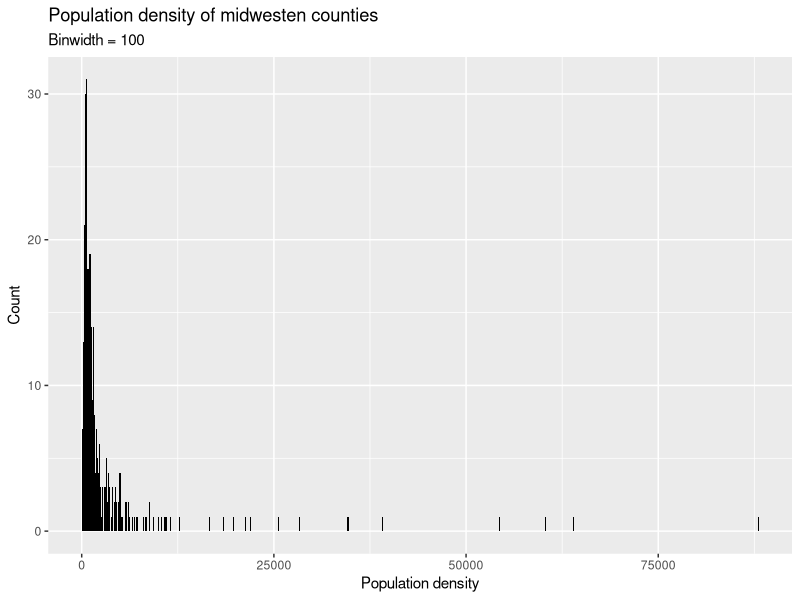
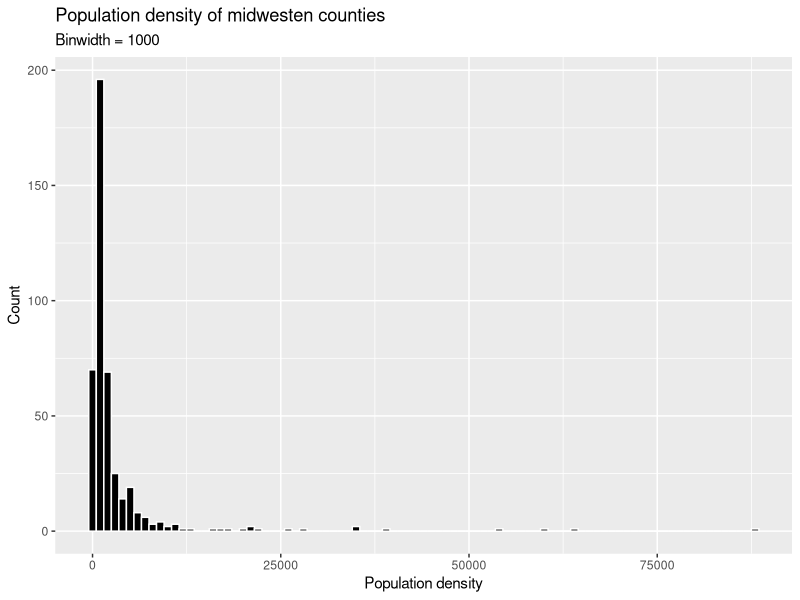
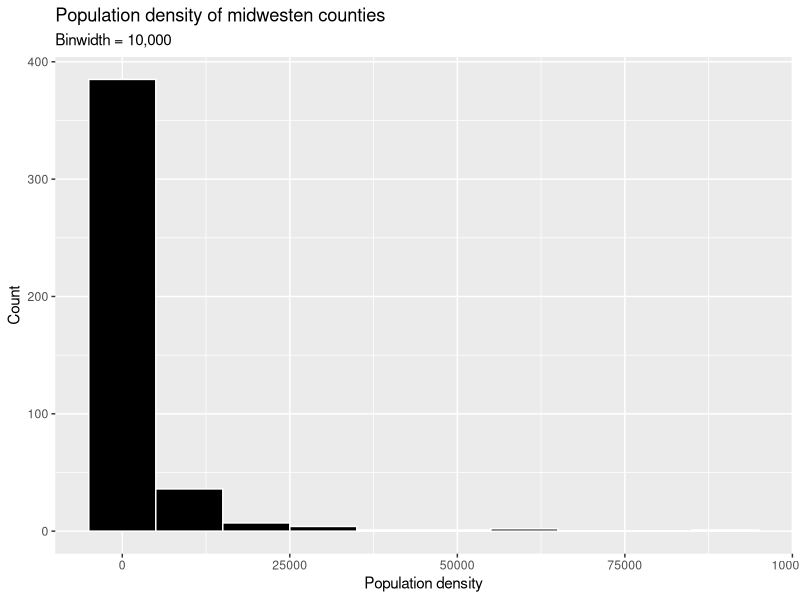
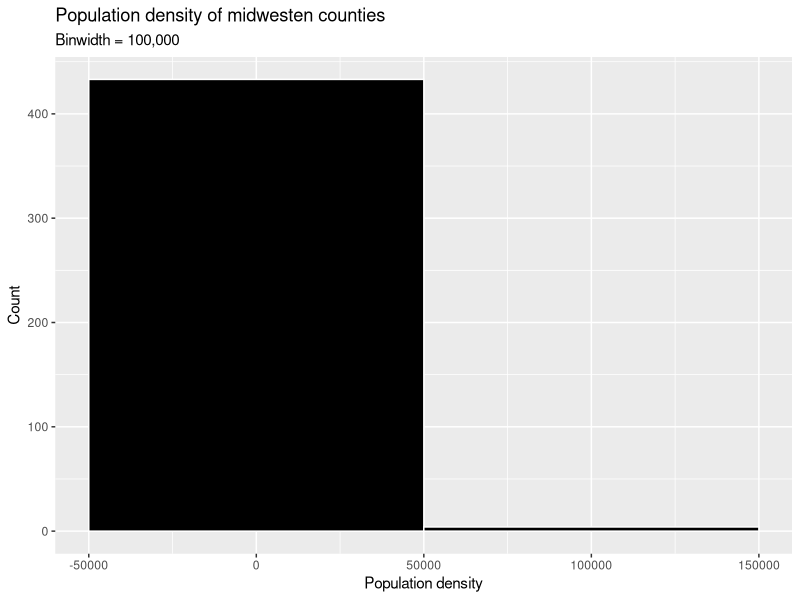
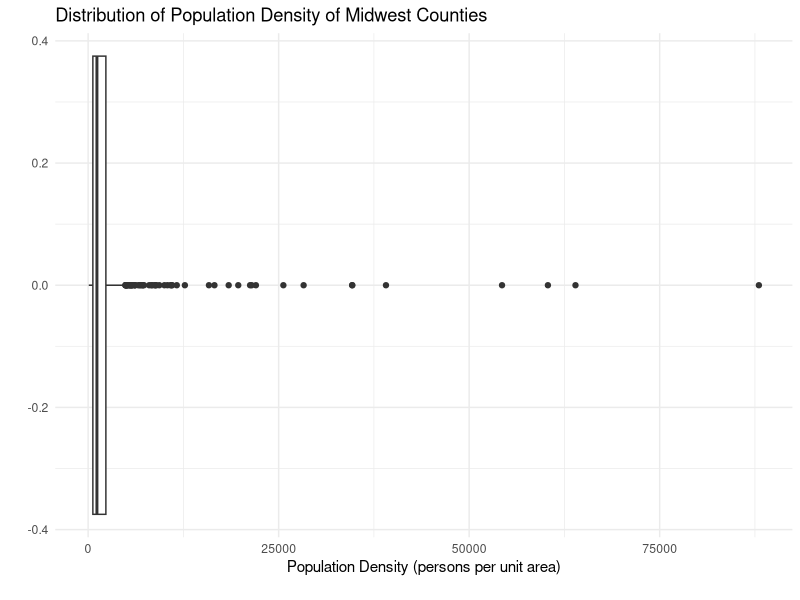
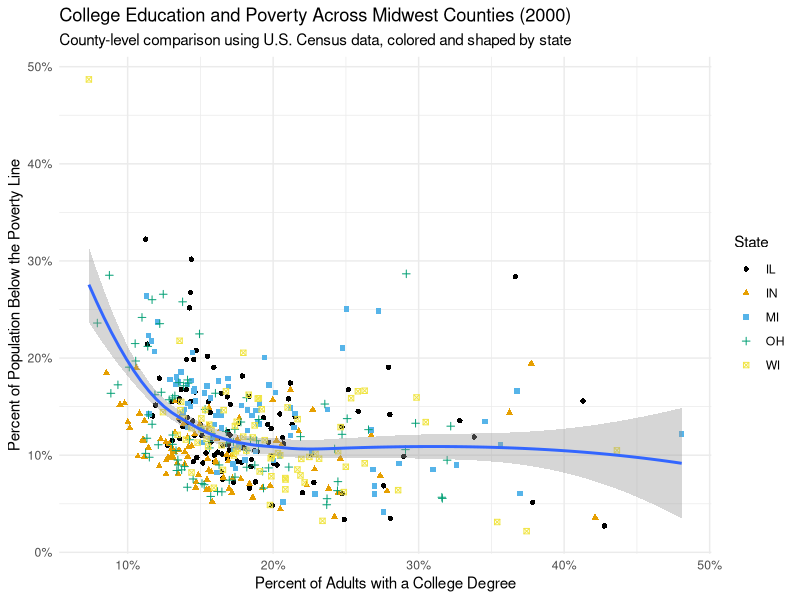

The R script that drew these images, in order:
## ---- chunk 1


library(tidyverse)
install.packages("ggthemes")
library(ggthemes)
midwest

## ---- chunk 2

ggplot(midwest, aes(x = popdensity)) +
  geom_histogram(binwidth = 100, fill= "black") +
  labs(
    x = "Population density",
    y = "Count",
    title = "Population density of midwesten counties",
    subtitle = "Binwidth = 100"
  )
        
## ---- chunk 3

ggplot(midwest, aes(x = popdensity)) +
  geom_histogram(binwidth = 1000, fill= "black", colour= "white") +
  labs(
    x = "Population density",
    y = "Count",
    title = "Population density of midwesten counties",
    subtitle = "Binwidth = 1000"
  )
        
## ---- chunk 4


ggplot(midwest, aes(x = popdensity)) +
  geom_histogram(binwidth = 10000,fill= "black", colour= "white") +
  labs(
    x = "Population density",
    y = "Count",
    title = "Population density of midwesten counties",
    subtitle = "Binwidth = 10,000"
  )
        
## ---- chunk 5


ggplot(midwest, aes(x = popdensity)) +
  geom_histogram(binwidth = 100000,fill= "black", colour= "white") +
  labs(
    x = "Population density",
    y = "Count",
    title = "Population density of midwesten counties",
    subtitle = "Binwidth = 100,000"
  )
        
## ---- chunk 6

ggplot(midwest, aes(x = popdensity)) +
  geom_boxplot() +
  labs(
    title = "Distribution of Population Density of Midwest Counties",
    y = "",
    x = "Population Density (persons per unit area)
    "
  ) +
  theme_minimal() #got it from google for better look for scatterplot diagram

## ---- chunk 7



ggplot(midwest, aes(x = percollege, y = percbelowpoverty))+
  geom_point(aes(color = state, shape= state ))+
  geom_smooth()+
  labs(
    title = 'College Education and Poverty Across Midwest Counties (2000)',
    subtitle = "County-level comparison using U.S. Census data, colored and shaped by state",
    x= "Percent of Adults with a College Degree",
    y= "Percent of Population Below the Poverty Line",
    color = "State",
    shape= "State"
  )+
  scale_x_continuous(labels = scales::label_percent(scale = 1)) +
  scale_y_continuous(labels = scales::label_percent(scale = 1))+  #scale x make its look better as it includes percentage sign. 

  scale_color_colorblind()+
  theme_minimal() #once again it makes it look better
  
 

  
  
